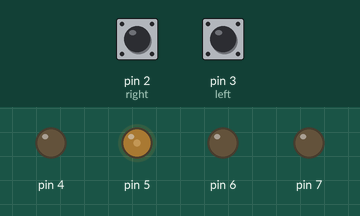
Recording of a sketch running on a simulated Arduino Uno, built with avr-gcc and run on an emulated ATmega328P. On the bench: output pins drawn as LEDs (lit = HIGH). Inputs (shaded band) come from the test bench; at power-on: pin 2 (right) LOW, pin 3 (left) HIGH.

Above: at 1.2 s.
1.3 s: pin 2 (right) pulled HIGH for 0.15 s
At 1.37 s:
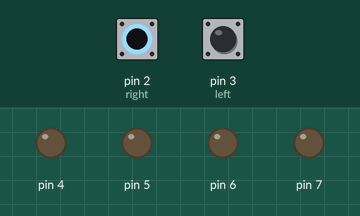
2.9 s: pin 3 (left) pulled LOW for 0.15 s
At 2.97 s:
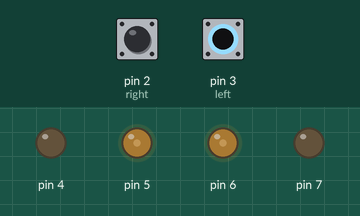
4.5 s: pin 3 (left) pulled LOW for 3.2 s
At 8.5 s:
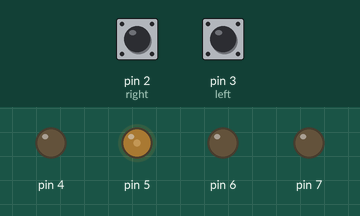
9.2 s: pin 2 (right) pulled HIGH for 1 s
At 9.7 s:
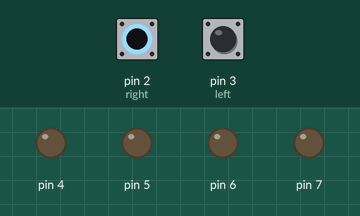
11.7 s: pin 2 (right) pulled HIGH for 3.2 s
At 15.2 s:
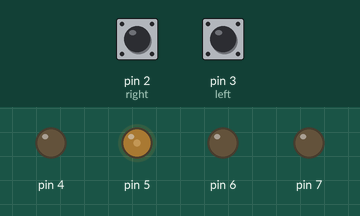
16.4 s: pin 2 (right) driven HIGH and pin 3 (left) driven LOW
At 17.6 s:
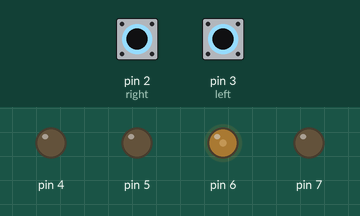
Timing chart, 0 to 18.9 s (numbered marks = the images above; inputs shaded):
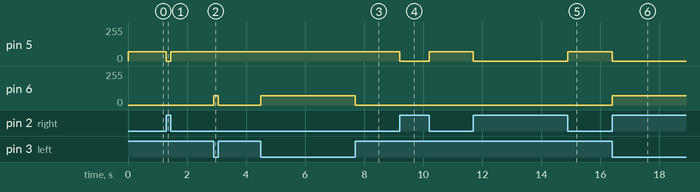

Measured:
- after the input at 1.3 s, pin 5: 70/255 → 0/255 at once, → 70/255 0.15 s later
- after the input at 2.9 s, pin 6: 0/255 → 70/255 at once, → 0/255 0.15 s later
- after the input at 4.5 s, pin 6: 0/255 → 70/255 at once, → 0/255 3.2 s later
- after the input at 9.2 s, pin 5: 70/255 → 0/255 at once, → 70/255 1.0 s later
- after the input at 11.7 s, pin 5: 70/255 → 0/255 at once, → 70/255 3.2 s later
- after the input at 16.4 s, pin 5: 70/255 → 0/255 at once; pin 6: 0/255 → 70/255 at once

The sketch:

xunji2.ino
```cpp
const int speed = 70;
int right = 2;      //右侧传感器接收端
int left = 3;       //左侧传感器接收端

void setMotor(int pin1, int Speed){    //4、5，6、7分别用于控制右左两个轮子的转动，4，7端始终保持LOW的状态，通过5、6(pin1)控制轮子的运动，Speed可调整轮子转速
  if (Speed <= 0){
    digitalWrite(pin1, LOW);     //轮子不转
  }
  else {
    analogWrite(pin1, Speed);    //轮子转动
  }
}

void setup(){
  pinMode(right, INPUT);//右边传感器
  pinMode(left, INPUT); //左边传感器
  pinMode(5, OUTPUT);   //4、5，6、7控制两个轮子转动，4、5控制右侧车轮
  pinMode(4, OUTPUT);
  pinMode(6, OUTPUT);   //6、7控制左侧车轮
  pinMode(7, OUTPUT);
  digitalWrite(4, LOW); //初始设置为不转
  digitalWrite(5, LOW);
  digitalWrite(6, LOW);
  digitalWrite(7, LOW);
}

void loop(){
  if (digitalRead(right) == true && digitalRead(left) == false) {         //右边检测到黑线，向右转
    setMotor(5, 0);       //右侧车轮不转
    setMotor(6, speed);   //左侧车轮转动，实现右转

  } else if (digitalRead(right) == false && digitalRead(left) == true) {  //左边检测到黑线，向左转
    setMotor(5, speed);
    setMotor(6, 0);

  } else if (digitalRead(left) == false && digitalRead(right) == false) { //两边都没有检测到黑线，前进
    setMotor(5, speed);
    setMotor(6, speed);

  } else {   //都检测到黑线，停止
    setMotor(5, 0);
    setMotor(6, 0);

  }

}
```
